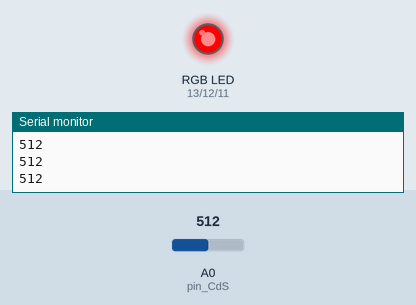
A sketch run on a simulated Arduino Uno, built with avr-gcc and run on an emulated ATmega328P. Parts: an RGB LED mixed from three pins (HIGH = lit), the last lines printed to the serial monitor. The inputs (shaded band) are chosen by the test bench; at power-on: A0 (pin_CdS) = 512.

Above: at 1.2 s.
1.3 s: A0 (pin_CdS) set to 486
At 1.9 s:
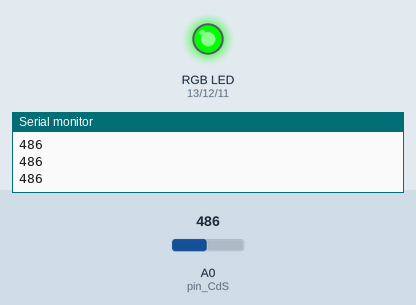
2.8 s: A0 (pin_CdS) set to 214
4.3 s: A0 (pin_CdS) set to 192
At 5.4 s:
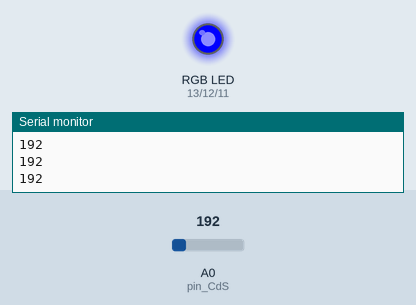
5.8 s: A0 (pin_CdS) set to 210
At 6.6 s:
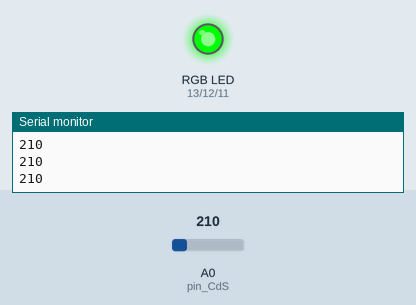
7.3 s: A0 (pin_CdS) set to 190
At 7.7 s:
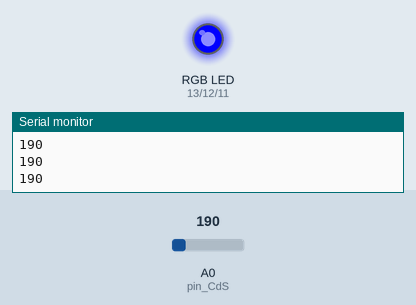
Timing chart, 0 to 9.8 s (numbered marks = the images above; inputs shaded):
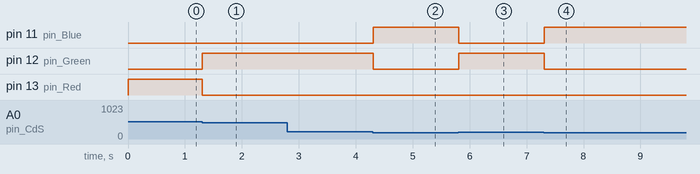

The sketch:

CdS_RGB.ino
```cpp
int pin_CdS = A0;
int pin_Red = 13;
int pin_Green = 12;
int pin_Blue = 11;
int val = 0;

void setup(){
  Serial.begin(9600);
  pinMode(pin_Red,OUTPUT);
  pinMode(pin_Green,OUTPUT);
  pinMode(pin_Blue,OUTPUT);
  pinMode(pin_CdS,INPUT);
}

void loop(){
  val = analogRead(pin_CdS);
  Serial.println(val);
  if (val >= 500 ){
    analogWrite(pin_Red , 255);
    analogWrite(pin_Green , 0);
    analogWrite(pin_Blue , 0);
  }
  else if(val >= 200 && val < 500){
    analogWrite(pin_Red , 0);
    analogWrite(pin_Green , 255);
    analogWrite(pin_Blue , 0);
  }else if (val < 200){
        analogWrite(pin_Red , 0);
    analogWrite(pin_Green , 0);
    analogWrite(pin_Blue , 255);
  }
}
```

Measured:
- the behaviour switches between 500 and 499 on A0 (pin_CdS) (found by bisection; images 0 and 1)
- the behaviour switches between 200 and 199 on A0 (pin_CdS) (found by bisection; images 1 and 2)
- after the input at 1.3 s, pin 12 (pin_Green): LOW → HIGH at once; pin 13 (pin_Red): HIGH → LOW at once
- after the input at 4.3 s, pin 11 (pin_Blue): LOW → HIGH at once; pin 12 (pin_Green): HIGH → LOW at once
- after the input at 5.8 s, pin 11 (pin_Blue): HIGH → LOW at once; pin 12 (pin_Green): LOW → HIGH at once
- after the input at 7.3 s, pin 11 (pin_Blue): LOW → HIGH at once; pin 12 (pin_Green): HIGH → LOW at once
